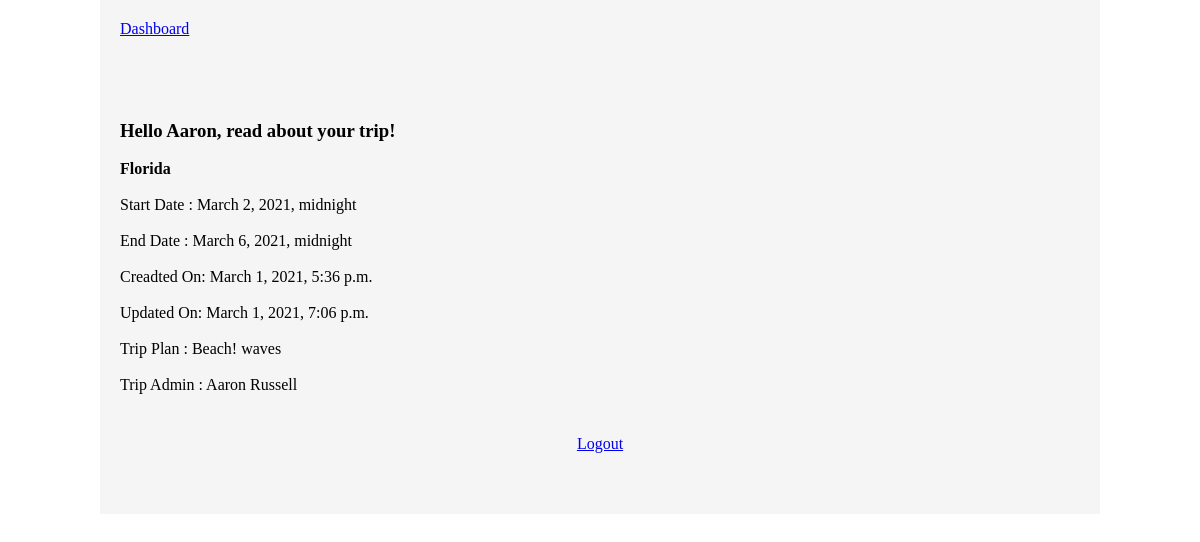
/trips/2 (signed in), run on the app's committed database.
### login_app/models.py (models this page shows)
class User(models.Model):
    first_name = models.CharField(max_length = 255)
    last_name = models.CharField(max_length = 255)
    email_address = models.CharField(max_length = 255)
    password = models.CharField(max_length = 60)
    created_at = models.DateTimeField(auto_now_add=True)
    updated_at = models.DateTimeField(auto_now=True)
    objects = UserManager()

### exam_app/models.py (models this page shows)
class Trip(models.Model):
    destination = models.CharField(max_length = 100)
    start_date = models.DateTimeField()
    end_date = models.DateTimeField()
    plan = models.TextField(max_length = 500)
    admin = models.ForeignKey(
        User, related_name="trips_created", on_delete = models.CASCADE)
    created_at = models.DateTimeField(auto_now_add = True)
    updated_at = models.DateTimeField(auto_now = True)
    objects = TripManager()

### exam_app/views.py (the view)
# urls.py: path('trips/<int:trip_id>', views.trip_info),
def trip_info(request, trip_id):
    context = {
    'trip': Trip.objects.get(id = trip_id),
    'user': User.objects.get(id = request.session['user_id'])
    }
    return render(request, "trip_info.html", context)

### exam_app/templates/trip_info.html (shortened to what this page needs)
<!DOCTYPE html>
<html lang="en">
<head>
</head>
<body>
    <div id="wrapper">
        <header>
            <a href="/trips">Dashboard</a>
        </header>
        <main>
            <h3>Hello {{request.session.first_name}}, read about your trip!</h3><br>
            <h4>{{trip.destination}}</h4><br>
            <p>Start Date : {{trip.start_date}}</p><br>
            <p>End Date : {{trip.end_date}}</p><br>
            <p>Creadted On: {{trip.created_at}}</p><br>
            <p>Updated On: {{trip.updated_at}}</p><br>
            <p>Trip Plan : {{trip.plan}}</p><br>
            <p>Trip Admin : {{trip.admin.first_name}} {{trip.admin.last_name}}</p>
        </main>
        <footer>
            <a href="/users/logout">Logout</a>
        </footer>
    </div>
</body>
</html>

### exam_app/templates/trip_info.html (style rules this page uses)
* { padding: 0; margin: 0; vertical-align: top; box-sizing: border-box; }
#wrapper { width: 1000px; margin: 0 auto; padding: 20px; background-color: whitesmoke; }
header { width: 100%; height: 100px; }
footer { width: 100%; height: 100px; display: flex; justify-content: center; align-items: center; }

### data on the page
User: session.first_name "Aaron"
Trip: destination "Florida", start_date "March 2, 2021, midnight", end_date "March 6, 2021, midnight", created_at "March 1, 2021, 5:36 p.m.", updated_at "March 1, 2021, 7:06 p.m.", plan "Beach! waves", admin.first_name "Aaron", admin.last_name "Russell"
